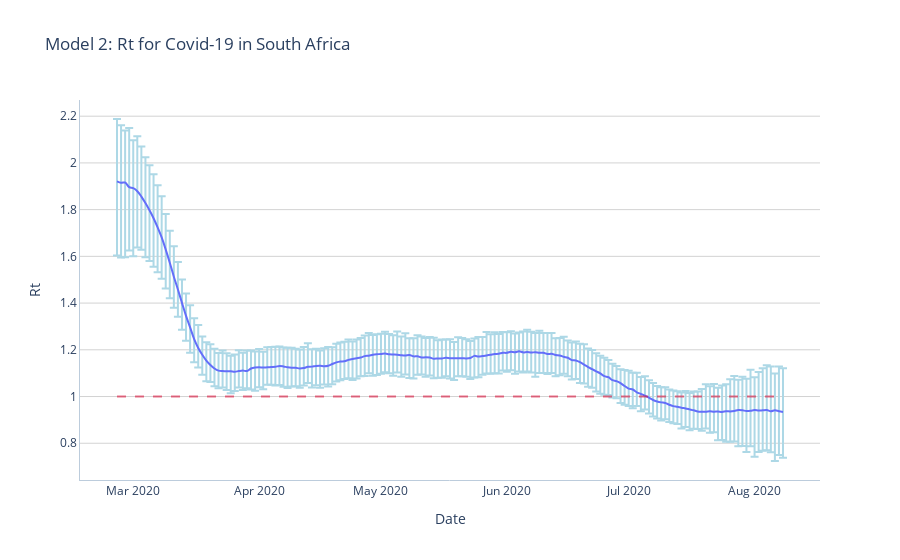

Here is the notebook cell this chart was saved with:
### Code cell
fig_rt2 = px.line(state_rt_mcmc, x='Date', y='Rt',
              error_y='e_plus', error_y_minus='e_minus',
              title='Model 2: Rt for Covid-19 in South Africa', line_shape='spline')
fig_rt2.update_traces(hovertemplate=None)
fig_rt2.update_layout(hovermode="x")
fig_rt2['data'][0]['error_y']['color'] = 'lightblue'

fig_rt2.add_shape(
    type="line",
    xref="x",
    yref="y",
    x0=X0rt2,
    y0=1,
    x1=X2rt2,
    y1=1,
    opacity=0.6,
    line=dict(
        color="Crimson",
        width=2,
        dash='dash'
))

fig_rt2.update_layout(plot_bgcolor="#FFF")
fig_rt2.update_xaxes(linecolor="#BCCCDC")
fig_rt2.update_yaxes(linecolor="#BCCCDC", gridcolor='#D3D3D3')

fig_rt2.show()

### Figure 1 — Plotly figure (JSON) as saved in the notebook; plotly's stock layout.template omitted (floating-point values rounded to 4 significant figures; data arrays with more than 128 entries replaced by an {"elided": "..."} marker saying what was removed)
{"data": [{"error_y": {"array": {"elided": "165 float values"}, "arrayminus": {"elided": "165 float values"}, "color": "lightblue"}, "legendgroup": "", "line": {"color": "#636efa", "dash": "solid", "shape": "spline"}, "mode": "lines", "name": "", "showlegend": false, "type": "scatter", "x": {"elided": "165 str values"}, "xaxis": "x", "y": {"elided": "165 float values"}, "yaxis": "y"}], "layout": {"hovermode": "x", "legend": {"tracegroupgap": 0}, "plot_bgcolor": "#FFF", "shapes": [{"line": {"color": "Crimson", "dash": "dash", "width": 2}, "opacity": 0.6, "type": "line", "x0": "2020-02-26T00:00:00", "x1": "2020-08-08T00:00:00", "xref": "x", "y0": 1, "y1": 1, "yref": "y"}], "title": {"text": "Model 2: Rt for Covid-19 in South Africa"}, "xaxis": {"anchor": "y", "domain": [0, 1], "linecolor": "#BCCCDC", "title": {"text": "Date"}}, "yaxis": {"anchor": "x", "domain": [0, 1], "gridcolor": "#D3D3D3", "linecolor": "#BCCCDC", "title": {"text": "Rt"}}}}
